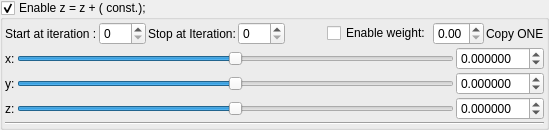
    <widget class="MyGroupBox" name="groupCheck_mandelbulb5_additionConstant1_enabled">
     <property name="title">
      <string>Enable z = z + ( const.); </string>
     </property>
     <property name="checkable">
      <bool>true</bool>
     </property>
     <layout class="QVBoxLayout" name="verticalLayout_11" stretch="0,0,0">
      <property name="spacing">
       <number>2</number>
      </property>
      <property name="leftMargin">
       <number>2</number>
      </property>
      <property name="topMargin">
       <number>2</number>
      </property>
      <property name="rightMargin">
       <number>2</number>
      </property>
      <property name="bottomMargin">
       <number>2</number>
      </property>
      <item>
       <layout class="QGridLayout" name="gridLayout_3">
        <property name="leftMargin">
         <number>0</number>
        </property>
        <property name="topMargin">
         <number>0</number>
        </property>
        <item row="0" column="6">
         <widget class="QCheckBox" name="checkBox_mandelbulb5_additionConstant1_weight_enabled">
          <property name="text">
           <string>Enable weight:</string>
          </property>
         </widget>
        </item>
        <item row="0" column="4">
         <spacer name="horizontalSpacer_2">
          <property name="orientation">
           <enum>Qt::Horizontal</enum>
          </property>
          <property name="sizeHint" stdset="0">
           <size>
            <width>40</width>
            <height>20</height>
           </size>
          </property>
         </spacer>
        </item>
        <item row="0" column="3">
         <widget class="MySpinBox" name="spinboxInt_mandelbulb5_additionConstant1_stop_iterations">
          <property name="sizePolicy">
           <sizepolicy hsizetype="Minimum" vsizetype="Maximum">
            <horstretch>0</horstretch>
            <verstretch>0</verstretch>
           </sizepolicy>
          </property>
          <property name="maximum">
           <number>250</number>
          </property>
         </widget>
        </item>
        <item row="0" column="2">
         <widget class="QLabel" name="label_52">
          <property name="text">
           <string>Stop at Iteration:</string>
          </property>
         </widget>
        </item>
        <item row="0" column="7">
         <widget class="MyDoubleSpinBox" name="spinbox_mandelbulb5_additionConstant1_weight">
          <property name="sizePolicy">
           <sizepolicy hsizetype="Minimum" vsizetype="Maximum">
            <horstretch>0</horstretch>
            <verstretch>0</verstretch>
           </sizepolicy>
          </property>
          <property name="decimals">
           <number>2</number>
          </property>
          <property name="minimum">
           <double>0.000000000000000</double>
          </property>
          <property name="maximum">
           <double>1.000000000000000</double>
          </property>
          <property name="singleStep">
           <double>0.100000000000000</double>
          </property>
         </widget>
        </item>
        <item row="0" column="1">
         <widget class="MySpinBox" name="spinboxInt_mandelbulb5_additionConstant1_start_iterations">
          <property name="sizePolicy">
           <sizepolicy hsizetype="Minimum" vsizetype="Maximum">
            <horstretch>0</horstretch>
            <verstretch>0</verstretch>
           </sizepolicy>
          </property>
          <property name="minimum">
           <number>0</number>
          </property>
          <property name="maximum">
           <number>250</number>
          </property>
          <property name="value">
           <number>0</number>
          </property>
         </widget>
        </item>
        <item row="0" column="9">
         <widget class="QLabel" name="label_116">
          <property name="text">
           <string>Copy ONE</string>
          </property>
         </widget>
        </item>
        <item row="0" column="0">
         <widget class="QLabel" name="label_49">
          <property name="sizePolicy">
           <sizepolicy hsizetype="Preferred" vsizetype="Preferred">
            <horstretch>0</horstretch>
            <verstretch>0</verstretch>
           </sizepolicy>
          </property>
          <property name="text">
           <string>Start at iteration :</string>
          </property>
         </widget>
        </item>
       </layout>
      </item>
      <item>
       <layout class="QGridLayout" name="gridLayout_13">
        <property name="spacing">
         <number>2</number>
        </property>
        <item row="2" column="2">
         <widget class="MyDoubleSpinBox" name="spinbox3_mandelbulb5_additionConstant1_z">
          <property name="sizePolicy">
           <sizepolicy hsizetype="Minimum" vsizetype="Maximum">
            <horstretch>0</horstretch>
            <verstretch>0</verstretch>
           </sizepolicy>
          </property>
          <property name="decimals">
           <number>6</number>
          </property>
          <property name="minimum">
           <double>-99.989999999999995</double>
          </property>
          <property name="singleStep">
           <double>0.100000000000000</double>
          </property>
         </widget>
        </item>
        <item row="1" column="2">
         <widget class="MyDoubleSpinBox" name="spinbox3_mandelbulb5_additionConstant1_y">
          <property name="sizePolicy">
           <sizepolicy hsizetype="Minimum" vsizetype="Maximum">
            <horstretch>0</horstretch>
            <verstretch>0</verstretch>
           </sizepolicy>
          </property>
          <property name="decimals">
           <number>6</number>
          </property>
          <property name="minimum">
           <double>-99.989999999999995</double>
          </property>
          <property name="singleStep">
           <double>0.100000000000000</double>
          </property>
         </widget>
        </item>
        <item row="0" column="2">
         <widget class="MyDoubleSpinBox" name="spinbox3_mandelbulb5_additionConstant1_x">
          <property name="sizePolicy">
           <sizepolicy hsizetype="Minimum" vsizetype="Maximum">
            <horstretch>0</horstretch>
            <verstretch>0</verstretch>
           </sizepolicy>
          </property>
          <property name="prefix">
           <string/>
          </property>
          <property name="decimals">
           <number>6</number>
          </property>
          <property name="minimum">
           <double>-99.989999999999995</double>
          </property>
          <property name="singleStep">
           <double>0.100000000000000</double>
          </property>
         </widget>
        </item>
        <item row="0" column="0">
         <widget class="QLabel" name="label_3">
          <property name="text">
           <string>x:</string>
          </property>
         </widget>
        </item>
        <item row="2" column="1">
         <widget class="QSlider" name="slider3_mandelbulb5_additionConstant1_z">
          <property name="sizePolicy">
           <sizepolicy hsizetype="Expanding" vsizetype="Maximum">
            <horstretch>0</horstretch>
            <verstretch>0</verstretch>
           </sizepolicy>
          </property>
          <property name="minimum">
           <number>-5000000</number>
          </property>
          <property name="maximum">
           <number>5000000</number>
          </property>
          <property name="orientation">
           <enum>Qt::Horizontal</enum>
          </property>
         </widget>
        </item>
        <item row="0" column="1">
         <widget class="QSlider" name="slider3_mandelbulb5_additionConstant1_x">
          <property name="sizePolicy">
           <sizepolicy hsizetype="Expanding" vsizetype="Maximum">
            <horstretch>0</horstretch>
            <verstretch>0</verstretch>
           </sizepolicy>
          </property>
          <property name="minimum">
           <number>-5000000</number>
          </property>
          <property name="maximum">
           <number>5000000</number>
          </property>
          <property name="orientation">
           <enum>Qt::Horizontal</enum>
          </property>
         </widget>
        </item>
        <item row="1" column="1">
         <widget class="QSlider" name="slider3_mandelbulb5_additionConstant1_y">
          <property name="sizePolicy">
           <sizepolicy hsizetype="Expanding" vsizetype="Maximum">
            <horstretch>0</horstretch>
            <verstretch>0</verstretch>
           </sizepolicy>
          </property>
          <property name="minimum">
           <number>-5000000</number>
          </property>
          <property name="maximum">
           <number>5000000</number>
          </property>
          <property name="orientation">
           <enum>Qt::Horizontal</enum>
          </property>
         </widget>
        </item>
        <item row="2" column="0">
         <widget class="QLabel" name="label_11">
          <property name="text">
           <string>z:</string>
          </property>
         </widget>
        </item>
        <item row="1" column="0">
         <widget class="QLabel" name="label_4">
          <property name="text">
           <string>y:</string>
          </property>
         </widget>
        </item>
       </layout>
      </item>
      <item>
       <widget class="Line" name="line_11">
        <property name="orientation">
         <enum>Qt::Horizontal</enum>
        </property>
       </widget>
      </item>
     </layout>
    </widget>
